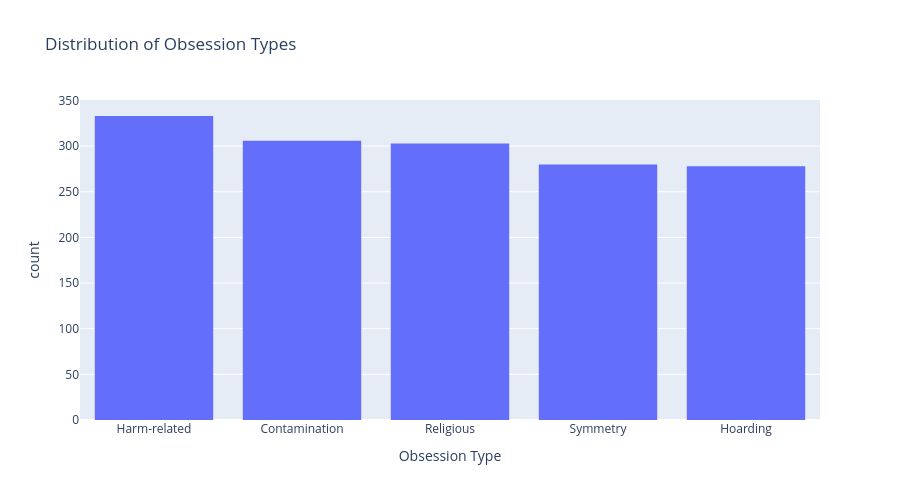

Here is the notebook cell this chart was saved with:
### Code cell
fig = px.histogram(
    df,
    x="Obsession Type",
    title="Distribution of Obsession Types",
    width=900, height=500
)
fig.update_xaxes(categoryorder='total descending')  
fig.show()

### Figure 1 — Plotly figure (JSON) as saved in the notebook; plotly's stock layout.template omitted (floating-point values rounded to 4 significant figures; data arrays with more than 128 entries replaced by an {"elided": "..."} marker saying what was removed)
{"data": [{"alignmentgroup": "True", "bingroup": "x", "hovertemplate": "Obsession Type=%{x}<br>count=%{y}<extra></extra>", "legendgroup": "", "marker": {"color": "#636efa", "pattern": {"shape": ""}}, "name": "", "offsetgroup": "", "orientation": "v", "showlegend": false, "type": "histogram", "x": {"elided": "1500 str values"}, "xaxis": "x", "yaxis": "y"}], "layout": {"barmode": "relative", "height": 500, "legend": {"tracegroupgap": 0}, "title": {"text": "Distribution of Obsession Types"}, "width": 900, "xaxis": {"anchor": "y", "autorange": true, "categoryorder": "total descending", "domain": [0, 1], "range": [-0.5, 4.5], "title": {"text": "Obsession Type"}, "type": "category"}, "yaxis": {"anchor": "x", "autorange": true, "domain": [0, 1], "range": [0, 350.5], "title": {"text": "count"}}}}
